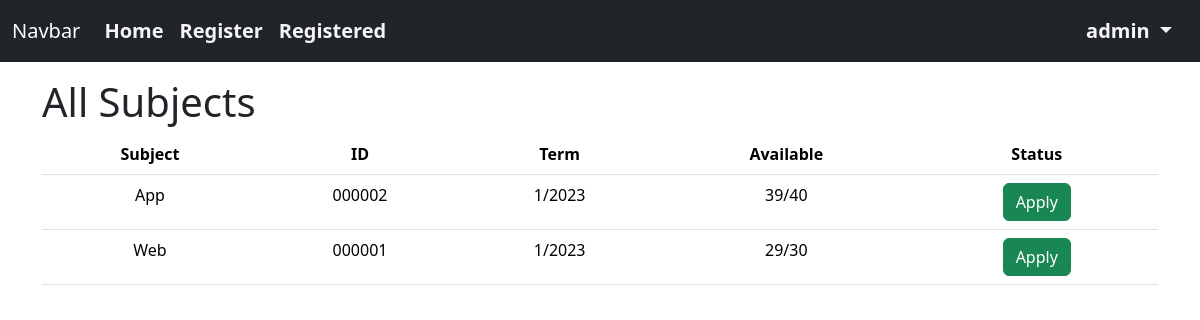
Before: /subjects/ (signed in) with the older database file.
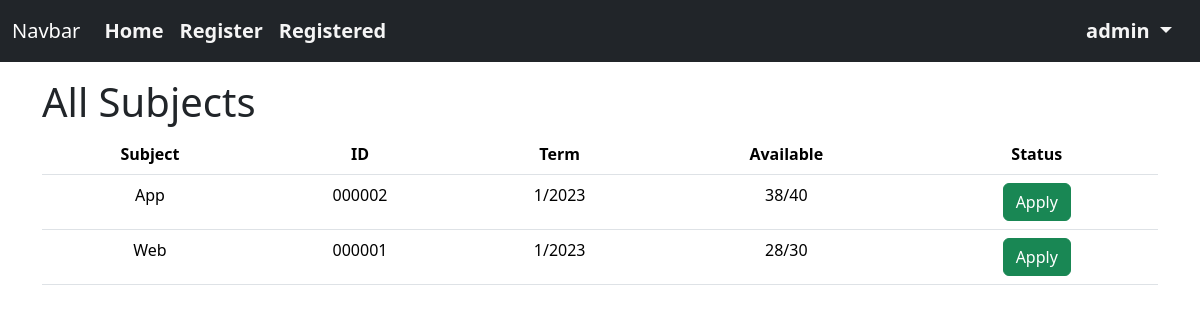
After: the same page with the newer database file.
### subjects/models.py (models this page shows, shortened)
class subject(models.Model):
    subjectID = models.CharField(max_length=6)
    subjectName = models.CharField(max_length=64)
    term = models.IntegerField(default=0)
    year = models.IntegerField(default=datetime.now().year)
    remaining_class = models.IntegerField()
    max_class = models.IntegerField()
    subjectStatus = models.BooleanField(default=False)

### subjects/views.py (the view)
# urls.py: path('', views.showallsubject, name='allsubject'),
@login_required
def showallsubject(request):
    return render(request, 'subjects/subject.html', {'all_subjects': subject.objects.all()})

### subjects/templates/subjects/subject.html (shortened to what this page needs)
{% extends "subjects/layout.html" %}
{% block body %}
    <h1 class="mt-3">All Subjects</h1>
    <table class="table">
        <thead>
          <tr class="text-center">
            <th scope="col">Subject</th>
            <th scope="col">ID</th>
            <th scope="col">Term</th>
            <th scope="col">Available</th>
            <th scope="col">Status</th>
          </tr>
        </thead>
        <tbody>
    {% for subject in all_subjects %}
        <tr class="text-center">
            <form action="users/register" method="post">
                <td name="subjectName">{{subject.subjectName}}</th>
                <td name="subjectID">{{ subject.subjectID }}</td>
                <td>{{ subject.term }}/{{ subject.year }}</td>
                <td name="available">{{ subject.remaining_class }}/{{ subject.max_class }}</td>
                {% if subject.subjectStatus %}
                    <td><a href="register/{{subject.subjectID}}" class="btn btn-success" onclick="return confirm('Comfirm Register or not.')">Apply</a></td>
                {% else %}
                    <td><a class="btn btn-secondary">Close</a></td>
                {% endif %}
            </form>
        </tr>
    {% empty %}
        <p>No Subjects</p>
    {% endfor %}
{% endblock %}

Changed rows visible on the page:
changed subject "App": remaining_class "39" → "38"
changed subject "Web": remaining_class "29" → "28"
